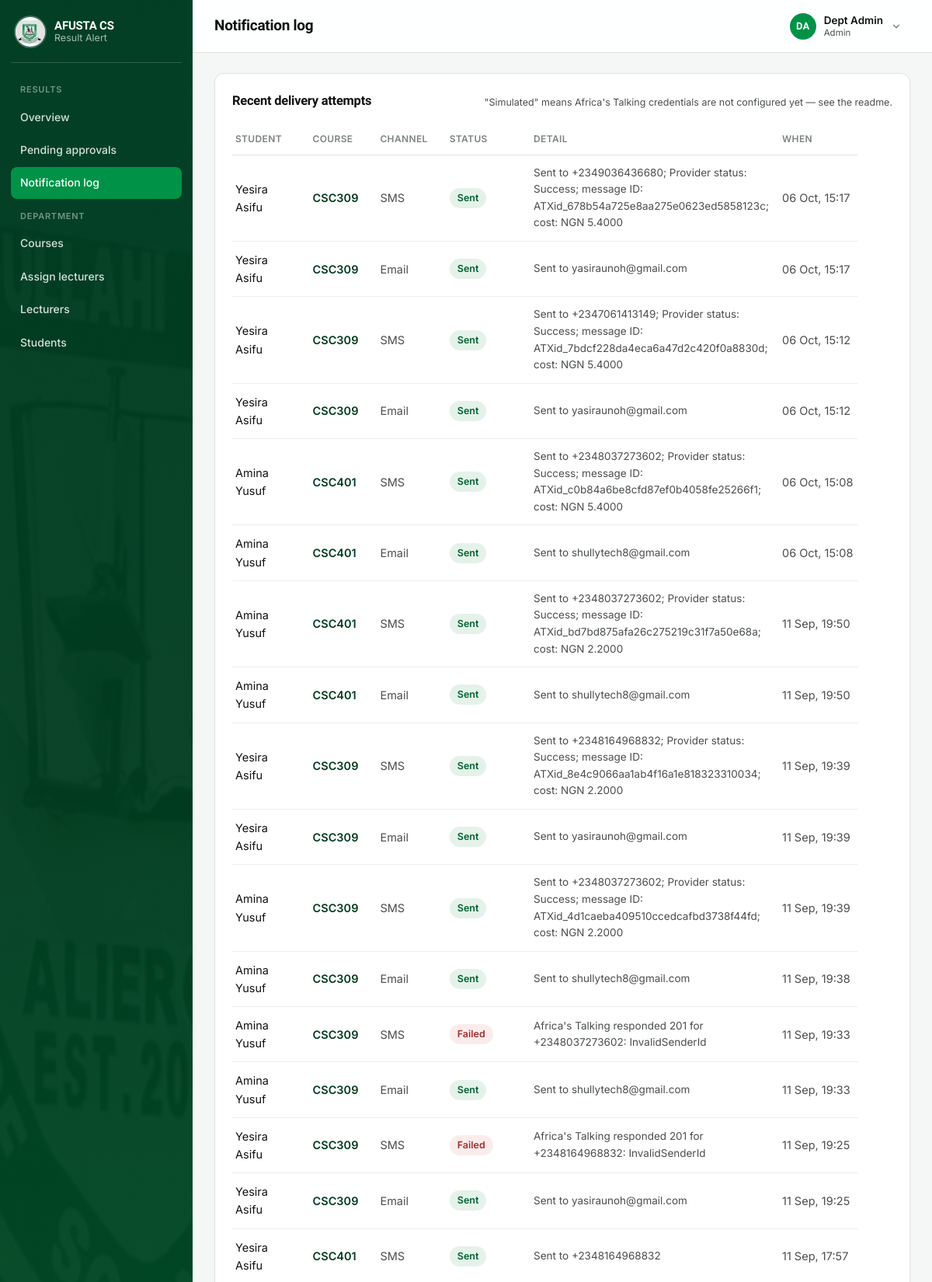
Page /admin-portal/notifications/ (signed in, upper part) on the committed database.
### accounts/models.py (models this page shows, shortened)
class User(AbstractUser):
    class Role(models.TextChoices):
        STUDENT = 'student', 'Student'
        LECTURER = 'lecturer', 'Lecturer'
        ADMIN = 'admin', 'Admin'
    role = models.CharField(max_length=10, choices=Role.choices)
    phone = models.CharField(
        max_length=20,
        help_text='Include country code where possible, e.g. +2348012345678',
    )
    @property
    def initials(self):
        letters = ''.join(part[0] for part in (self.first_name, self.last_name) if part)
        return (letters or self.username[:2]).upper()

### notifications/models.py (models this page shows, shortened)
class NotificationLog(models.Model):
    class Channel(models.TextChoices):
        SMS = 'sms', 'SMS'
        EMAIL = 'email', 'Email'
    class Status(models.TextChoices):
        SENT = 'sent', 'Sent'
        SIMULATED = 'simulated', 'Simulated'
        FAILED = 'failed', 'Failed'
    result = models.ForeignKey(Result, on_delete=models.CASCADE, related_name='notifications')
    channel = models.CharField(max_length=10, choices=Channel.choices)
    status = models.CharField(max_length=10, choices=Status.choices)
    detail = models.CharField(max_length=255, blank=True)
    sent_at = models.DateTimeField(auto_now_add=True)
    class Meta:
        ordering = ['-sent_at']

### academics/models.py (models this page shows, shortened)
class Result(models.Model):
    class Status(models.TextChoices):
        PENDING = 'pending', 'Pending approval'
        APPROVED = 'approved', 'Approved'
        REJECTED = 'rejected', 'Rejected'
    student = models.ForeignKey(
        settings.AUTH_USER_MODEL, on_delete=models.CASCADE, related_name='results',
        limit_choices_to={'role': 'student'},
    )
    course = models.ForeignKey(Course, on_delete=models.CASCADE, related_name='results')
    score = models.DecimalField(max_digits=5, decimal_places=2)
    semester = models.CharField(max_length=10, choices=[('first', 'First'), ('second', 'Second')])
    session = models.CharField(max_length=9, help_text='e.g. 2025/2026')
    status = models.CharField(max_length=10, choices=Status.choices, default=Status.PENDING)
    uploaded_by = models.ForeignKey(
        settings.AUTH_USER_MODEL, on_delete=models.SET_NULL, null=True, related_name='results_uploaded',
    )
    approved_by = models.ForeignKey(
        settings.AUTH_USER_MODEL, on_delete=models.SET_NULL, null=True, blank=True,
        related_name='results_approved',
    )
    created_at = models.DateTimeField(auto_now_add=True)
    approved_at = models.DateTimeField(null=True, blank=True)
    class Meta:
        unique_together = ('student', 'course', 'semester', 'session')
        ordering = ['-created_at']

class Course(models.Model):
    course_code = models.CharField(max_length=10, unique=True)
    title = models.CharField(max_length=150)
    unit = models.PositiveSmallIntegerField(default=3)
    level = models.CharField(max_length=3, default='100')
    class Meta:
        ordering = ['course_code']

### academics/views.py (the view)
# urls.py: path('admin-portal/notifications/', views.notification_log, name='notification_log'),
@role_required('admin')
def notification_log(request):
    logs = NotificationLog.objects.select_related('result__student', 'result__course')[:200]
    return render(request, 'academics/notification_log.html', {'logs': logs})

### templates/academics/notification_log.html (shortened to what this page needs)
{% extends 'base_app.html' %}
{% block page_title %}Notification log{% endblock %}
{% block sidenav %}{% include 'academics/_admin_nav.html' with active='log' %}{% endblock %}
{% block content %}
<div class="card">
  <div class="section-title">
    <h2>Recent delivery attempts</h2>
    <span class="helptext">"Simulated" means Africa's Talking credentials are not configured yet &mdash; see the readme.</span>
  </div>
  {% if logs %}
    <div class="table-wrap">
      <table class="data">
        <thead>
          <tr><th>Student</th><th>Course</th><th>Channel</th><th>Status</th><th>Detail</th><th>When</th></tr>
        </thead>
        <tbody>
          {% for log in logs %}
          <tr>
            <td>{{ log.result.student.get_full_name }}</td>
            <td class="col-id">{{ log.result.course.course_code }}</td>
            <td class="col-muted">{{ log.get_channel_display }}</td>
            <td><span class="badge badge-{{ log.status }}">{{ log.get_status_display }}</span></td>
            <td class="col-detail">{{ log.detail }}</td>
            <td class="col-muted col-nowrap">{{ log.sent_at|date:"d M, H:i" }}</td>
          </tr>
          {% endfor %}
        </tbody>
      </table>
    </div>
  {% else %}
    <div class="empty">
      <strong>No notifications sent yet</strong>
      Approve a pending result and the delivery attempt will show up here.
    </div>
  {% endif %}
</div>
{% endblock %}

### templates/base_app.html (shortened to what this page needs)
{% load static %}<!DOCTYPE html>
<html lang="en">
<head>
  <link rel="stylesheet" href="{% static 'css/main.css' %}">
</head>
<body>
  <div class="app-shell">
    <aside class="sidebar">
      <a class="brand" href="{% url 'home' %}">
        <img src="{% static 'images/logo.jpg' %}" alt="AFUSTA crest">
        <span class="brand-text">
          <span class="brand-word">AFUSTA CS</span>
          <span class="brand-sub">Result Alert</span>
        </span>
      </a>
      <nav aria-label="Main">
        {% block sidenav %}{% include '_sidenav.html' %}{% endblock %}
      </nav>
      <div class="spacer"></div>
    </aside>
    <div class="main">
      <header class="topbar">
        <h1>{% block page_title %}Dashboard{% endblock %}</h1>
        <div class="user-menu" data-user-menu>
          <button type="button" class="user-menu-btn" data-user-menu-button
                  aria-expanded="false" aria-haspopup="true">
            <span class="avatar" aria-hidden="true">{{ request.user.initials }}</span>
            <span class="user-menu-id">
              <span class="user-menu-name">{{ request.user.get_full_name|default:request.user.username }}</span>
              <span class="user-menu-role">{{ request.user.get_role_display }}</span>
            </span>
            <svg class="user-menu-caret" width="14" height="14" viewBox="0 0 24 24" fill="none"
                 stroke="currentColor" stroke-width="2.5" stroke-linecap="round" stroke-linejoin="round"
                 aria-hidden="true"><polyline points="6 9 12 15 18 9"></polyline></svg>
          </button>
        </div>
      </header>
      <main class="content">
        {% block content %}{% endblock %}
      </main>
    </div>
  </div>
</body>
</html>

### rows in the picture
User: user.initials "DA", user.get_full_name "Dept Admin", user.role "Admin"
NotificationLog: result.student.get_full_name "Yesira Asifu", result.course.course_code "CSC309", channel "SMS", status "Sent", detail "Sent to +2349036436680; Provider status: Success; message ID: ATXid_678b54a725e8aa275e0623ed5858123c; cost: NGN 5.4000", sent_at "06 Oct, 15:17"
NotificationLog: result.student.get_full_name "Yesira Asifu", result.course.course_code "CSC309", channel "Email", status "Sent", detail "Sent to yasiraunoh@gmail.com", sent_at "06 Oct, 15:17"
NotificationLog: result.student.get_full_name "Yesira Asifu", result.course.course_code "CSC309", channel "SMS", status "Sent", detail "Sent to +2347061413149; Provider status: Success; message ID: ATXid_7bdcf228da4eca6a47d2c420f0a8830d; cost: NGN 5.4000", sent_at "06 Oct, 15:12"
NotificationLog: result.student.get_full_name "Yesira Asifu", result.course.course_code "CSC309", channel "Email", status "Sent", detail "Sent to yasiraunoh@gmail.com", sent_at "06 Oct, 15:12"
NotificationLog: result.student.get_full_name "Amina Yusuf", result.course.course_code "CSC401", channel "SMS", status "Sent", detail "Sent to +2348037273602; Provider status: Success; message ID: ATXid_c0b84a6be8cfd87ef0b4058fe25266f1; cost: NGN 5.4000", sent_at "06 Oct, 15:08"
NotificationLog: result.student.get_full_name "Amina Yusuf", result.course.course_code "CSC401", channel "Email", status "Sent", detail "Sent to shullytech8@gmail.com", sent_at "06 Oct, 15:08"
NotificationLog: result.student.get_full_name "Amina Yusuf", result.course.course_code "CSC401", channel "SMS", status "Sent", detail "Sent to +2348037273602; Provider status: Success; message ID: ATXid_bd7bd875afa26c275219c31f7a50e68a; cost: NGN 2.2000", sent_at "11 Sep, 19:50"
NotificationLog: result.student.get_full_name "Amina Yusuf", result.course.course_code "CSC401", channel "Email", status "Sent", detail "Sent to shullytech8@gmail.com", sent_at "11 Sep, 19:50"
NotificationLog: result.student.get_full_name "Yesira Asifu", result.course.course_code "CSC309", channel "SMS", status "Sent", detail "Sent to +2348164968832; Provider status: Success; message ID: ATXid_8e4c9066aa1ab4f16a1e818323310034; cost: NGN 2.2000", sent_at "11 Sep, 19:39"
NotificationLog: result.student.get_full_name "Yesira Asifu", result.course.course_code "CSC309", channel "Email", status "Sent", detail "Sent to yasiraunoh@gmail.com", sent_at "11 Sep, 19:39"
NotificationLog: result.student.get_full_name "Amina Yusuf", result.course.course_code "CSC309", channel "SMS", status "Sent", detail "Sent to +2348037273602; Provider status: Success; message ID: ATXid_4d1caeba409510ccedcafbd3738f44fd; cost: NGN 2.2000", sent_at "11 Sep, 19:39"
NotificationLog: result.student.get_full_name "Amina Yusuf", result.course.course_code "CSC309", channel "Email", status "Sent", detail "Sent to shullytech8@gmail.com", sent_at "11 Sep, 19:38"
NotificationLog: result.student.get_full_name "Amina Yusuf", result.course.course_code "CSC309", channel "SMS", status "Failed", detail "Africa's Talking responded 201 for +2348037273602: InvalidSenderId", sent_at "11 Sep, 19:33"
NotificationLog: result.student.get_full_name "Amina Yusuf", result.course.course_code "CSC309", channel "Email", status "Sent", detail "Sent to shullytech8@gmail.com", sent_at "11 Sep, 19:33"
NotificationLog: result.student.get_full_name "Yesira Asifu", result.course.course_code "CSC309", channel "SMS", status "Failed", detail "Africa's Talking responded 201 for +2348164968832: InvalidSenderId", sent_at "11 Sep, 19:25"
NotificationLog: result.student.get_full_name "Yesira Asifu", result.course.course_code "CSC309", channel "Email", status "Sent", detail "Sent to yasiraunoh@gmail.com", sent_at "11 Sep, 19:25"
NotificationLog: result.student.get_full_name "Yesira Asifu", result.course.course_code "CSC401", channel "SMS", status "Sent", detail "Sent to +2348164968832", sent_at "11 Sep, 17:57"
